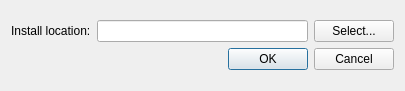
<?xml version="1.0" encoding="UTF-8"?>
<ui version="4.0">
 <class>DialogSelectInstallLocation</class>
 <widget class="QDialog" name="DialogSelectInstallLocation">
  <property name="geometry">
   <rect>
    <x>0</x>
    <y>0</y>
    <width>405</width>
    <height>91</height>
   </rect>
  </property>
  <property name="windowTitle">
   <string>Select install location...</string>
  </property>
  <layout class="QGridLayout" name="gridLayout">
   <item row="1" column="0">
    <layout class="QVBoxLayout" name="verticalLayout">
     <item>
      <layout class="QHBoxLayout" name="horizontalLayout">
       <item>
        <widget class="QLabel" name="label">
         <property name="text">
          <string>Install location:</string>
         </property>
        </widget>
       </item>
       <item>
        <widget class="QLineEdit" name="lineEdit">
         <property name="readOnly">
          <bool>false</bool>
         </property>
        </widget>
       </item>
       <item>
        <widget class="QPushButton" name="pushButton">
         <property name="text">
          <string>Select...</string>
         </property>
        </widget>
       </item>
      </layout>
     </item>
     <item>
      <widget class="QDialogButtonBox" name="buttonBox">
       <property name="orientation">
        <enum>Qt::Horizontal</enum>
       </property>
       <property name="standardButtons">
        <set>QDialogButtonBox::Cancel|QDialogButtonBox::Ok</set>
       </property>
      </widget>
     </item>
    </layout>
   </item>
  </layout>
 </widget>
 <resources/>
 <connections>
  <connection>
   <sender>buttonBox</sender>
   <signal>accepted()</signal>
   <receiver>DialogSelectInstallLocation</receiver>
   <slot>accept()</slot>
   <hints>
    <hint type="sourcelabel">
     <x>248</x>
     <y>254</y>
    </hint>
    <hint type="destinationlabel">
     <x>157</x>
     <y>274</y>
    </hint>
   </hints>
  </connection>
  <connection>
   <sender>buttonBox</sender>
   <signal>rejected()</signal>
   <receiver>DialogSelectInstallLocation</receiver>
   <slot>reject()</slot>
   <hints>
    <hint type="sourcelabel">
     <x>316</x>
     <y>260</y>
    </hint>
    <hint type="destinationlabel">
     <x>286</x>
     <y>274</y>
    </hint>
   </hints>
  </connection>
 </connections>
</ui>
